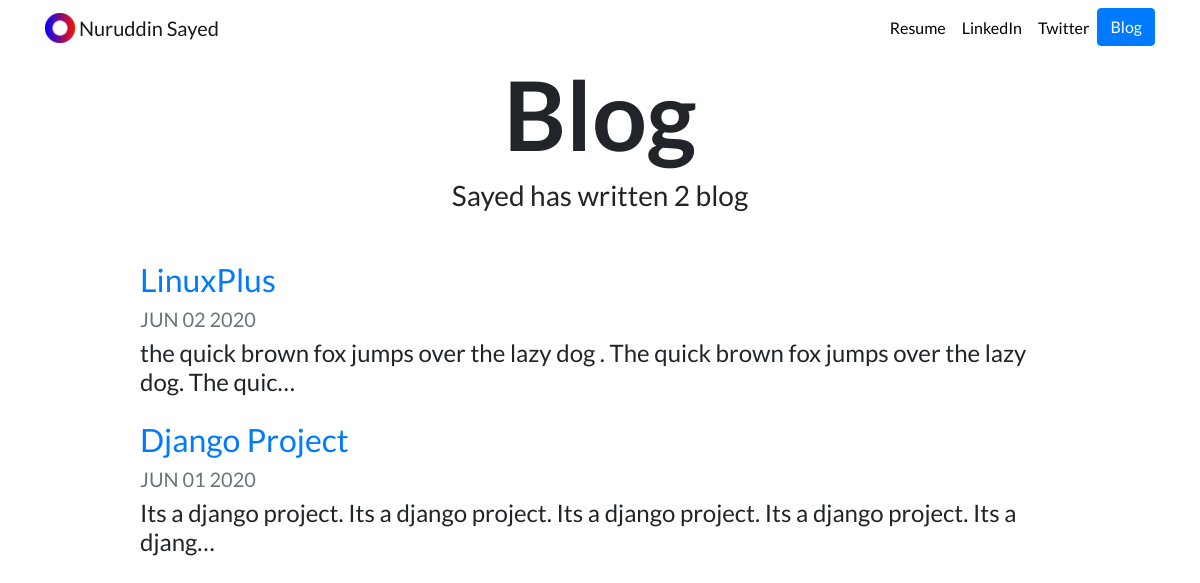
Page /blog/ on the earlier database version.
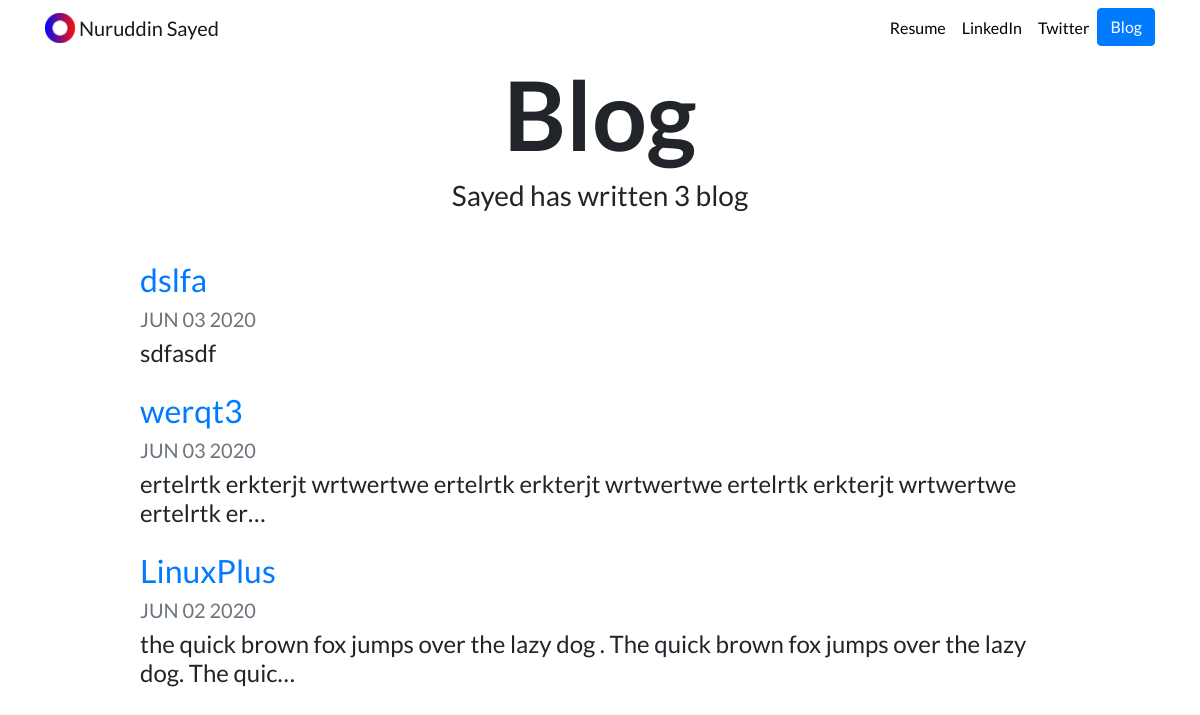
Same page on the later database version.
### blog/models.py (models this page shows, shortened)
class Blog(models.Model):
    title = models.CharField(max_length = 100)
    description = models.TextField()
    date = models.DateField()

### blog/views.py (the view)
# urls.py: path('', views.all_blogs, name='all_blogs'),
def all_blogs(request):
    blogs = Blog.objects.order_by('-date') #[:5]   # to limit last 5 blogs and order by date
    return render(request, 'blog/all_blogs.html', {'blogs' : blogs})

### blog/templates/blog/all_blogs.html
{% extends 'portfolio/base.html' %}
{% load static %}
{% block content %}
<h1 id="blogtitle" class="font-weight-bold text-center">Blog</h1>
<h3 class="text-center mb-5">Sayed has written {{ blogs.count }} blog{{ blogs.cout|pluralize }} </h3>
{% for blog in blogs %}
<div class="row justify-content-center my-3">
  <div class="col-md-10">
    <a href="{% url 'blog:detail'  blog.id %}">
      <h2>{{ blog.title }}</h2>
    </a>
    <h5 class="text-muted">{{ blog.date|date:'M d Y'|upper }}</h5>
    <h4>{{ blog.description|striptags|truncatechars:100 }}</h4>
  </div>
</div>
{% endfor %}
{% endblock %}

Differences in the rows shown:
removed Blog: title "Django Project", date "JUN 01 2020", description "Its a django project. Its a django project. Its a django project. Its a django project. Its a djang…"
added Blog: title "dslfa", date "JUN 03 2020", description "sdfasdf"
added Blog: title "werqt3", date "JUN 03 2020", description "ertelrtk erkterjt wrtwertwe ertelrtk erkterjt wrtwertwe ertelrtk erkterjt wrtwertwe ertelrtk er…"
Other differences:
{{ blogs.count }}: "2" → "3"
